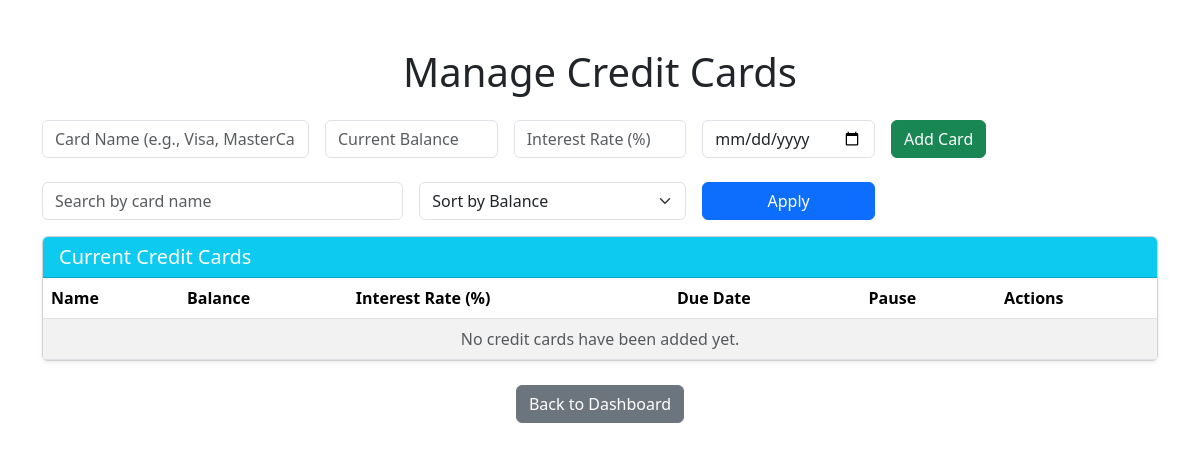
The app's page /credit-cards, older data.
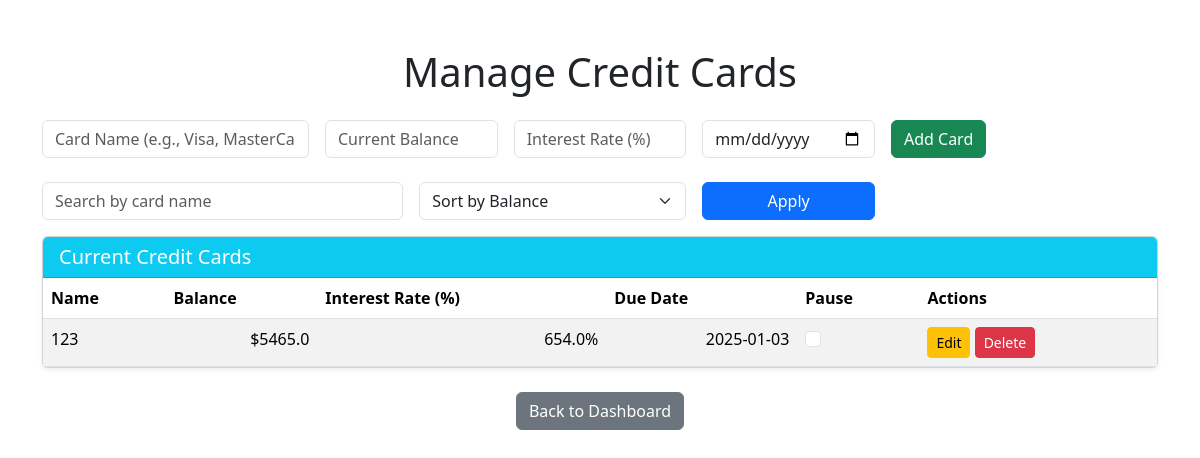
The same page, newer data.
### backend/database.py (models this page shows)
class CreditCard(db.Model):
    id = db.Column(db.Integer, primary_key=True)
    name = db.Column(db.String(80), nullable=False)
    balance = db.Column(db.Float, nullable=False)
    interest_rate = db.Column(db.Float, nullable=False)
    due_date = db.Column(db.Date, nullable=True)
    exclude_from_projections = db.Column(db.Boolean, default=False)

### app.py (the view, shortened to what this page needs)
@app.route('/credit-cards', methods=['GET', 'POST'])
def manage_credit_cards():
    from backend.database import CreditCard
    search_query = request.args.get('search', '').lower()
    sort_by = request.args.get('sort_by', 'balance')
    query = CreditCard.query
    if search_query:
        query = query.filter(CreditCard.name.ilike(f'%{search_query}%'))
    if sort_by == 'interest_rate':
        query = query.order_by(CreditCard.interest_rate)
    else:
        query = query.order_by(CreditCard.balance)
    credit_cards = query.all()
    return render_template('credit_cards.html', credit_cards=credit_cards, sort_by=sort_by)

### templates/credit_cards.html (shortened to what this page needs)
<!DOCTYPE html>
<html lang="en">
<head>
    <link href="https://cdn.jsdelivr.net/npm/bootstrap@5.3.3/dist/css/bootstrap.min.css" rel="stylesheet">
</head>
<body>
    <div class="container mt-5">
        <h1 class="text-center mb-4">Manage Credit Cards</h1>
        <form action="{{ url_for('add_new_credit_card') }}" method="POST" class="row g-3 mb-4">
            <div class="col-md-3">
                <input type="text" name="name" placeholder="Card Name (e.g., Visa, MasterCard)" class="form-control" required>
            </div>
            <div class="col-md-2">
                <input type="number" step="0.01" name="balance" placeholder="Current Balance" class="form-control" required>
            </div>
            <div class="col-md-2">
                <input type="number" step="0.01" name="interest_rate" placeholder="Interest Rate (%)" class="form-control" required>
            </div>
            <div class="col-md-2">
                <input type="date" name="due_date" placeholder="Due Date" class="form-control" required>
            </div>
            <div class="col-md-2">
                <button type="submit" class="btn btn-success">Add Card</button>
            </div>
        </form>
        <form action="{{ url_for('manage_credit_cards') }}" method="GET" class="row g-3 mb-3">
            <div class="col-md-4">
                <input type="text" name="search" class="form-control" placeholder="Search by card name" value="{{ request.args.get('search', '') }}">
            </div>
            <div class="col-md-3">
                <select name="sort_by" class="form-select">
                    <option value="balance" {% if sort_by == 'balance' %}selected{% endif %}>Sort by Balance</option>
                </select>
            </div>
            <div class="col-md-2">
                <button type="submit" class="btn btn-primary w-100">Apply</button>
            </div>
        </form>
        <div class="card shadow-sm">
            <div class="card-header bg-info text-white">
                <h5 class="mb-0">Current Credit Cards</h5>
            </div>
            <table class="table table-striped mb-0">
                <thead>
                    <tr>
                        <th>Name</th>
                        <th>Balance</th>
                        <th>Interest Rate (%)</th>
                        <th>Due Date</th>
                        <th>Pause</th>
                        <th>Actions</th>
                    </tr>
                </thead>
                <tbody>
                    {% for card in credit_cards %}
                    <tr>
                        <td>{{ card.name }}</td>
                        <td class="text-end">${{ card.balance }}</td>
                        <td class="text-end">{{ card.interest_rate }}%</td>
                        <td class="text-end">{{ card.due_date }}</td>
                        <td>
                            <form action="{{ url_for('toggle_credit_card_exclusion', card_id=card.id) }}" method="POST">
                                <input type="checkbox" class="form-check-input" onchange="this.form.submit()"
                                       {% if card.exclude_from_projections %}checked{% endif %}>
                            </form>
                        </td>
                        <td>
                            <a href="{{ url_for('edit_credit_card', card_id=card.id) }}" class="btn btn-warning btn-sm">Edit</a>
                            <form action="{{ url_for('delete_credit_card', card_id=card.id) }}" method="POST" style="display:inline;">
                                <button type="submit" class="btn btn-danger btn-sm">Delete</button>
                            </form>
                        </td>
                    </tr>
                    {% else %}
                    <tr>
                        <td colspan="6" class="text-center text-muted">No credit cards have been added yet.</td>
                    </tr>
                    {% endfor %}
                </tbody>
            </table>
        </div>
        <div class="text-center mt-4">
            <a href="{{ url_for('home') }}" class="btn btn-secondary">Back to Dashboard</a>
        </div>
    </div>
</body>
</html>

Row changes from the older to the newer data that the page shows:
added CreditCard: name "123", balance "5465.0", interest_rate "654.0", due_date "2025-01-03"
Text that changed along with them:
text no longer shown: "No credit cards have been added yet."
